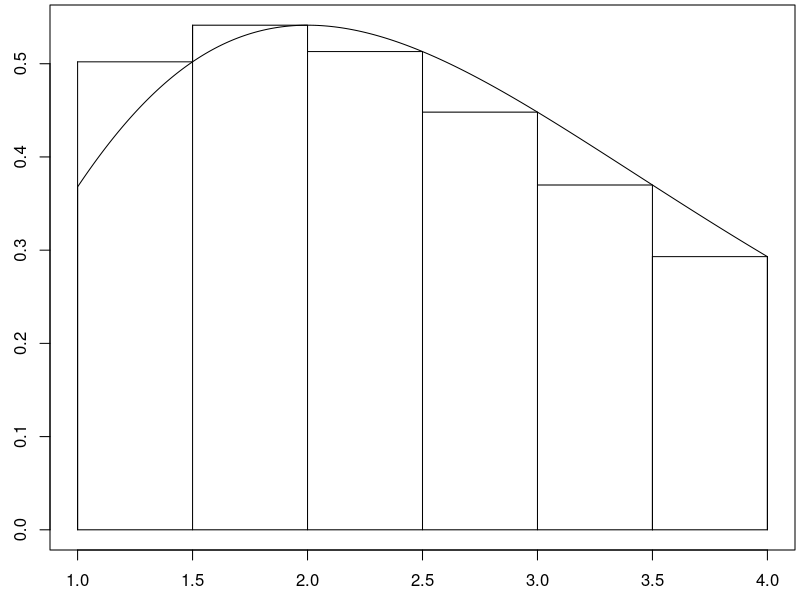
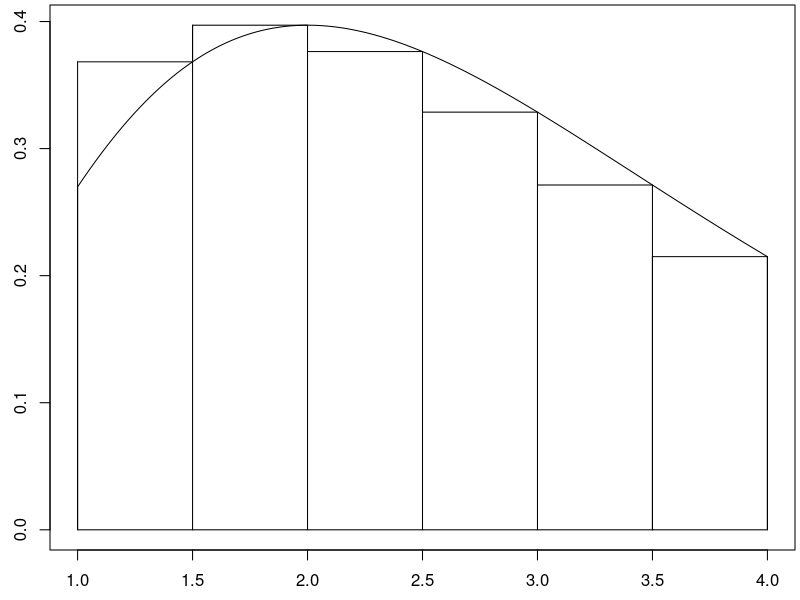

R code for these plots, in order:
draw_rect_approx <- function(f,a,b,num_rectangles, method = "mid"){
  n <- num_rectangles
  dx <- (b-a)/n
  x <- c(a,seq(a,b,dx/100),b,a)
  y <- c(0,f(seq(a,b,dx/100)),0,0)
  par(mar=c(2.5,2.5,0.25,0.25))
  plot(x,y,type = "l")
  
  if(method == "left"){
    xi <- seq(a+0*dx/2,b-dx/2,dx)
    lines(xi,f(xi),type = "h")
    lines(xi,f(xi),type = "s")
    lines(c(xi[n],xi[n]+dx),f(c(xi[n],xi[n])),type = "l")
    lines(c(xi[n],xi[n]+dx),f(c(xi[n],xi[n])),type = "h")
  }
  else if(method == "right"){
    xi <- seq(a+dx,b+dx/2,dx)
    lines(xi-dx,f(xi),type = "h")
    lines(xi-dx,f(xi),type = "s")
    lines(c(xi[n]-dx,xi[n]),f(c(xi[n],xi[n])),type = "l")
    lines(c(xi[n]-dx,xi[n]),f(c(xi[n],xi[n])),type = "h")
  } 
  else{#Use midpoint
    xi <- seq(a+dx/2,b,dx)
    lines(xi-dx/2,f(xi),type = "h")
    lines(xi-dx/2,f(xi),type = "s")
    lines(c(xi[n]-dx/2,xi[n]+dx/2),f(c(xi[n],xi[n])),type = "l")
    lines(c(xi[n]-dx/2,xi[n]+dx/2),f(c(xi[n],xi[n])),type = "h")
  }
}

g <- function(x){x^2*exp(-x)}
a <- 1
b <- 4
n <- 6
draw_rect_approx(g,a,b,n,method = "right")
dx <- (b-a)/n
xi <- seq(a+dx,b,dx)  #Can you tell what part of this line of code has us use right endpoints?
data.frame(right_point = xi, function_at_xi = g(xi), area_i = g(xi)*dx)
c(riemann_sum_using_right_endpoints = sum(g(xi)*dx))
n <- 10000000
dx <- (b-a)/n
xi <- seq(a+dx,b,dx)  
A <- sum(g(xi)*dx)
A
k <- 1/A
k
f <- function(x){k*g(x)}
a <- 1
b <- 4
n <- 6
draw_rect_approx(f,a,b,n,method = "right")
dx <- (b-a)/n
xi <- seq(a+dx,b,dx)  #Can you tell what part of this line of code has us use right endpoints?
data.frame(right_point = xi, function_at_xi = g(xi), area_i = g(xi)*dx)
c(riemann_sum_using_right_endpoints = sum(f(xi)*dx))
n <- 10000000
dx <- (b-a)/n
xi <- seq(a+dx,b,dx)  
A <- sum(f(xi)*dx)
A
EV <- sum(xi*f(xi)*dx)
EV
Var <- sum((xi-EV)^2*f(xi)*dx)
Var


a <- 1
b <- 3 #We adjust the upper bound to be 3, instead of 4. 
n <- 10000000
dx <- (b-a)/n
xi <- seq(a+dx,b,dx)  
sum(f(xi)*dx)


a <- 2
b <- 3 #We adjust the upper bound to be 3, instead of 4. 
n <- 10000000
dx <- (b-a)/n
xi <- seq(a+dx,b,dx)  
sum(f(xi)*dx)






g <- function(x){sqrt(49-x^2)}
a <- 0
b <- 7
n <- 20000000
dx <- (b-a)/n
xi <- seq(a+dx,b,dx)  
A <- sum(g(xi)*dx)
A
k <- 1/A
k
f <- function(x){k*g(x)}
dx <- (b-a)/n
xi <- seq(a+dx,b,dx)  
A <- sum(f(xi)*dx)
A
EV <- sum(xi*f(xi)*dx)
EV
Var <- sum((xi-EV)^2*f(xi)*dx)
Var





